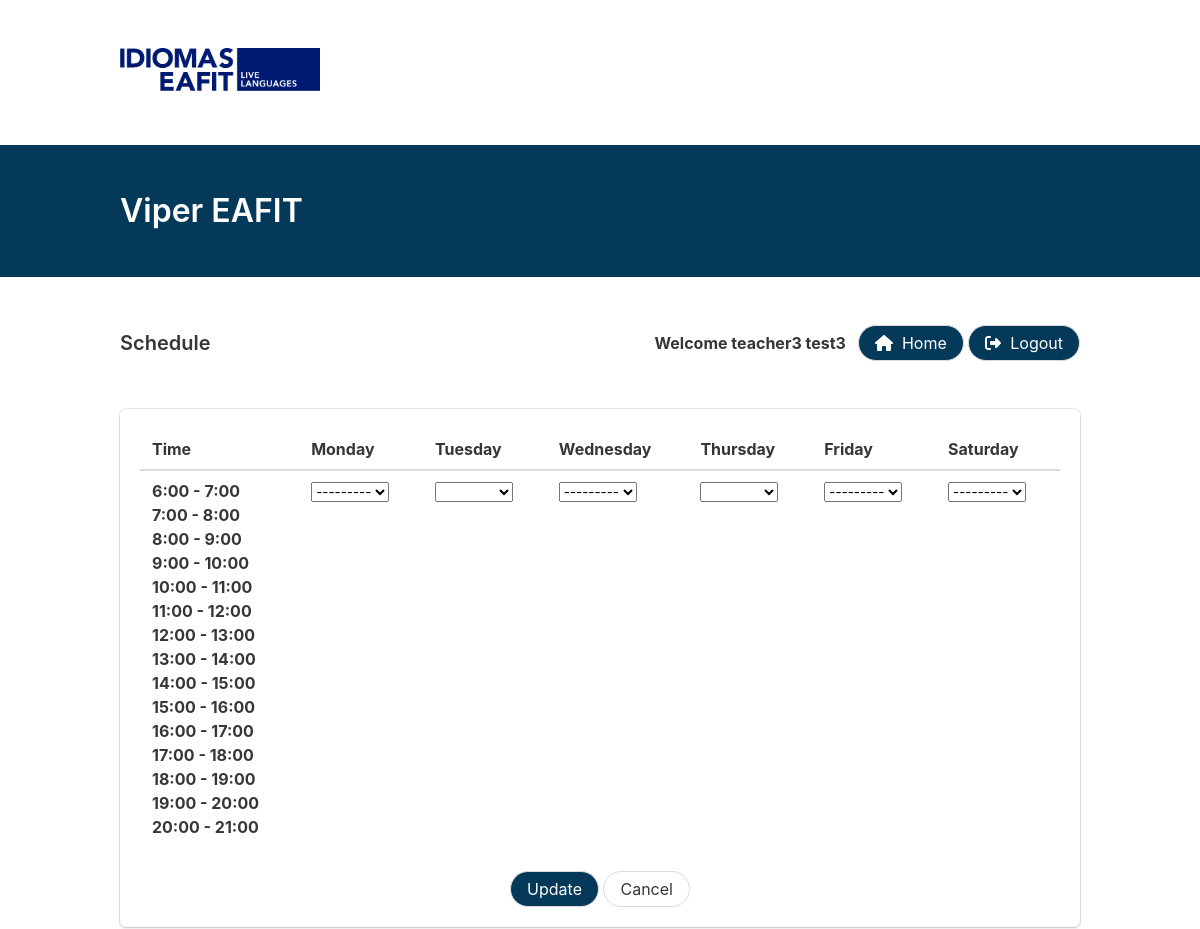
Before: /teacher/schedule_update/3/ (signed in, upper part) with the older database file.
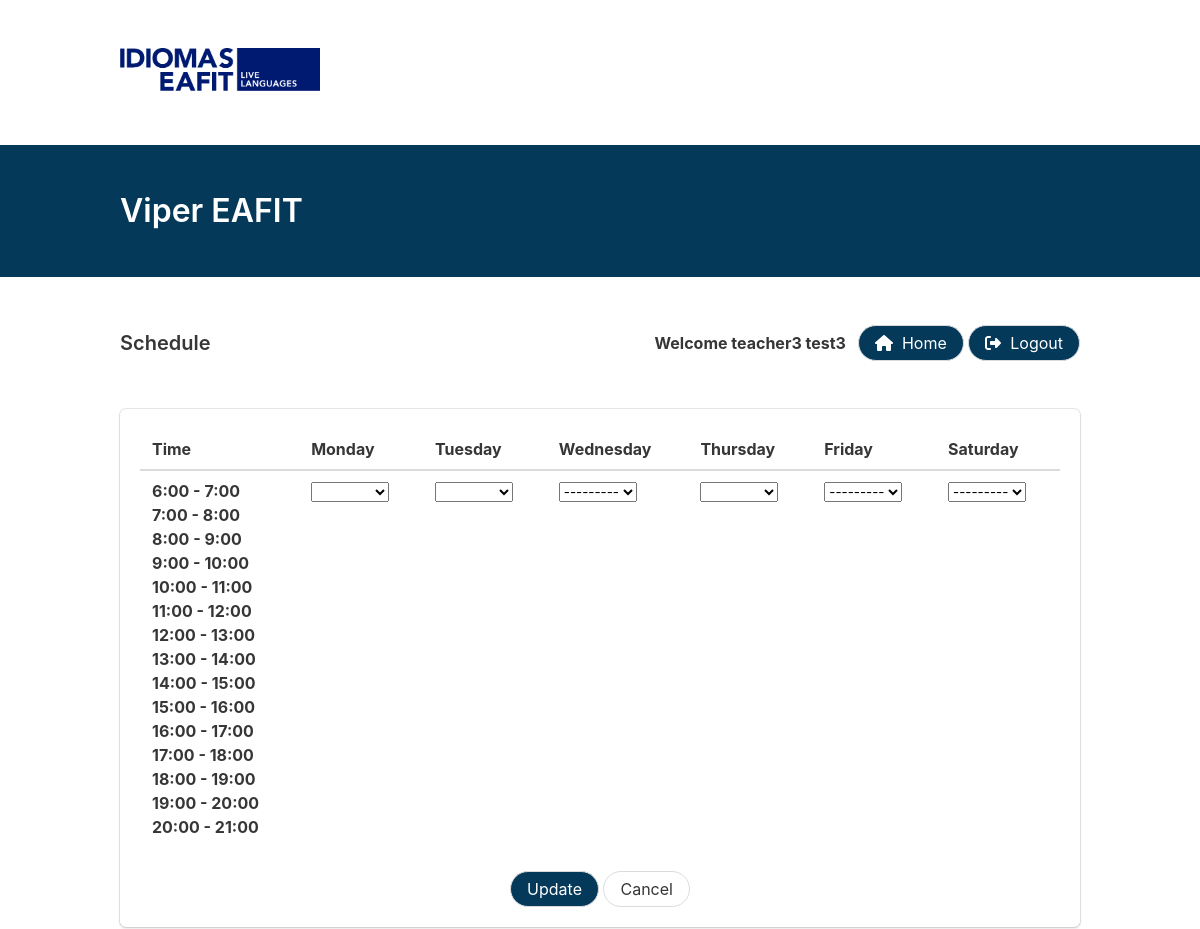
After: the same page with the newer database file.
### schedules/models.py (models this page shows, shortened)
class Schedule(models.Model):
    TIME_CHOICES = (
        ('6', ''),
        ('7', ''),
        ('8', ''),
        ('9', ''),
        ('10', ''),
        ('11', ''),
        ('12', ''),
        ('13', ''),
        ('14', ''),
        ('15', ''),
        ('16', ''),
        ('17', ''),
        ('18', ''),
        ('19', ''),
        ('20', '')
    )
    INTENSIVO = 'Intensivo'
    SEMI_INTENSIVO = 'Semi-Intensivo'
    REGULAR = 'Regular'
    INTENSITY_CHOICES = (
        (INTENSIVO, INTENSIVO),
        (SEMI_INTENSIVO, SEMI_INTENSIVO),
        (REGULAR, REGULAR),
    )
    name = models.CharField(max_length=100, unique=True)
    intensity = models.CharField(max_length=15, choices=INTENSITY_CHOICES)
    monday = MultiSelectField(choices=TIME_CHOICES, blank=True, null=True)
    tuesday = MultiSelectField(choices=TIME_CHOICES, blank=True, null=True)
    wednesday = MultiSelectField(choices=TIME_CHOICES, blank=True, null=True)
    thursday = MultiSelectField(choices=TIME_CHOICES, blank=True, null=True)
    friday = MultiSelectField(choices=TIME_CHOICES, blank=True, null=True)
    saturday = MultiSelectField(choices=TIME_CHOICES, blank=True, null=True)

### accounts/views.py (the view)
# urls.py: path('teacher/schedule_update/<int:pk>/',TeacherScheduleView.as_view(), name='schedule_update'),
class TeacherScheduleView(LoginRequiredMixin, generic.UpdateView):
    login_url = '/'
    redirect_field_name = 'login'
    model = Schedule
    template_name = 'accounts/teacher_schedule_update.html'
    form_class = TeacherScheduleForm
    success_url = '/teacher/'

### accounts/forms.py
class TeacherScheduleForm(forms.ModelForm):
    TIME_CHOICES = (
        ('6:00 - 7:00'),
        ('7:00 - 8:00'),
        ('8:00 - 9:00'),
        ('9:00 - 10:00'),
        ('10:00 - 11:00'),
        ('11:00 - 12:00'),
        ('12:00 - 13:00'),
        ('13:00 - 14:00'),
        ('14:00 - 15:00'),
        ('15:00 - 16:00'),
        ('16:00 - 17:00'),
        ('17:00 - 18:00'),
        ('18:00 - 19:00'),
        ('19:00 - 20:00'),
        ('20:00 - 21:00')
    )
    class Meta:
        model = Schedule
        fields = ['monday', 'tuesday', 'wednesday',
                  'thursday', 'friday', 'saturday']
        labels = {
            'monday': '', 'tuesday': '', 'wednesday': '', 'thursday': '', 'friday': '', 'saturday': ''
        }

### templates/accounts/teacher_schedule_update.html (shortened to what this page needs)
{% extends 'base.html' %}
{% load bulma_tags %}
{% block nav-sub %}Schedule{% endblock %}
{% block content %}
<div class="container">
    <div class="box">
        <form action="" method="POST">
            <table class="table is-fullwidth">
                <thead>
                    <tr>
                        <th>Time</th>
                        <th>Monday</th>
                        <th>Tuesday</th>
                        <th>Wednesday</th>
                        <th>Thursday</th>
                        <th>Friday</th>
                        <th>Saturday</th>
                    </tr>
                </thead>
                <tbody>
                    <tr>
                        <th>
                            {% for t in form.TIME_CHOICES %}
                            {{ t }}
                            <br>
                            {% endfor %}
                        </th>
                        <td>{{ form.monday }}</td>
                        <td>{{ form.tuesday }}</td>
                        <td>{{ form.wednesday }}</td>
                        <td>{{ form.thursday }}</td>
                        <td>{{ form.friday }}</td>
                        <td>{{ form.saturday }}</td>
                    </tr>
                </tbody>
            </table>
            <div class="has-text-centered">
                <button type="submit" class="button eafit is-rounded">Update</button>
                <a href="{% url 'accounts:teacher' %}" class="button is-rounded">Cancel</a>
            </div>
        </form>
    </div>
</div>
{% endblock %}

Changed rows visible on the page:
changed Schedule: monday "---------" → (not shown)
